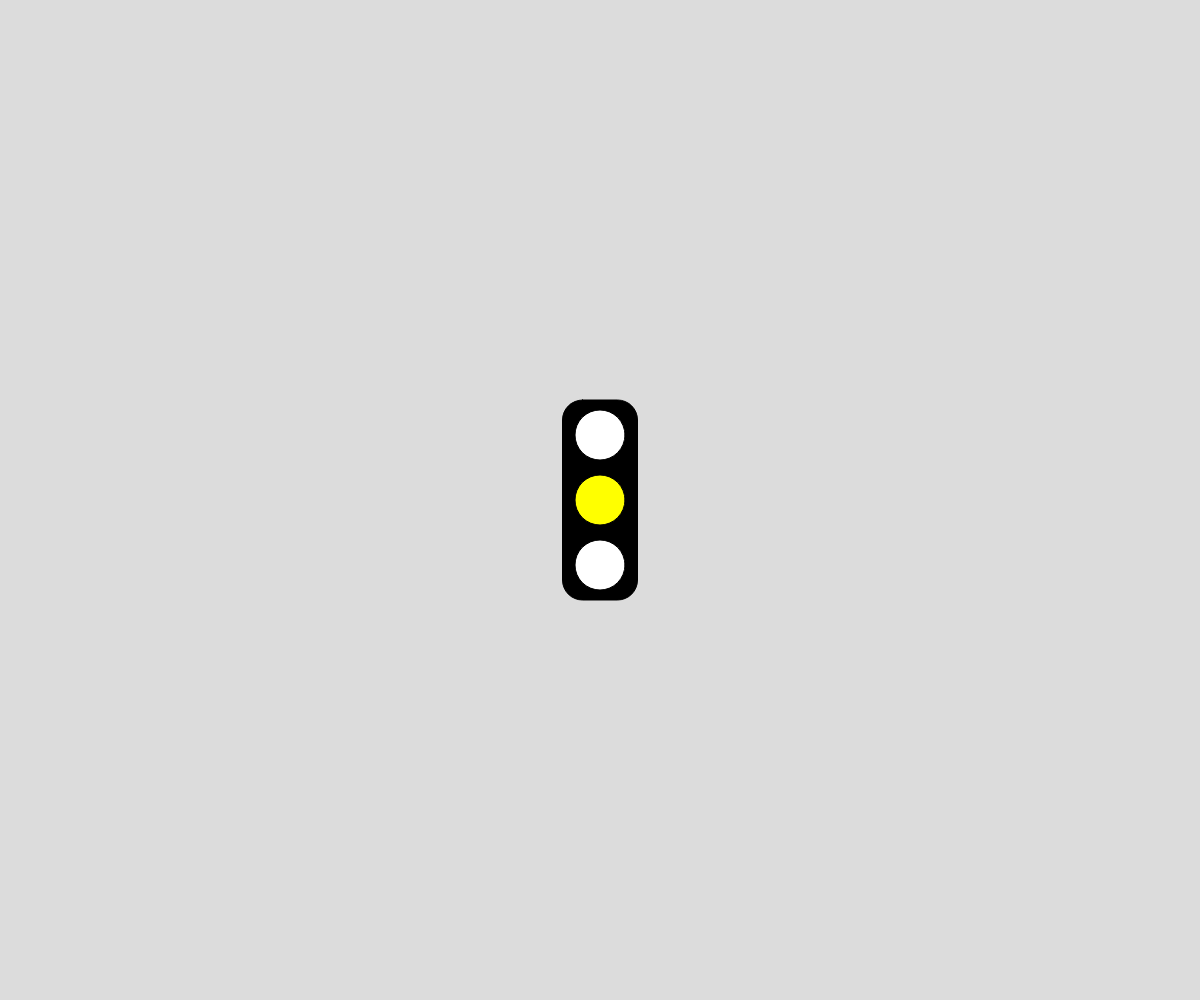
Frame 1 (no input)
Frame 60 (no input): identical to frame 1, image omitted
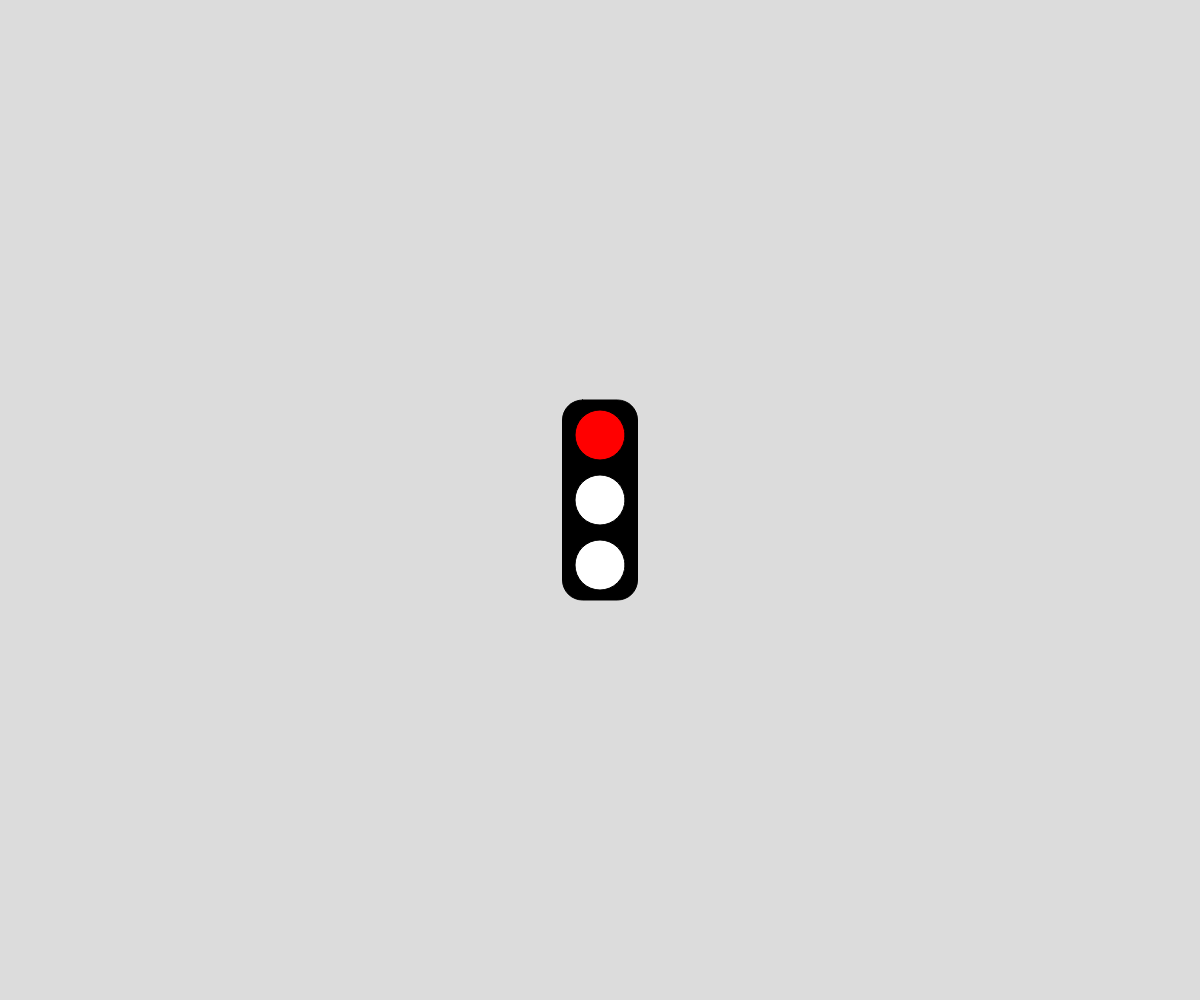
Frame 120 (the mouse pressed at the canvas centre since frame 60)

The p5.js sketch that drew these frames (run headless with seeded random() and noise() and a simulated clock; from frame 60 on, the mouse is pressed at the canvas centre):

// p5.js sketch
// ── sketch.js
// Traffic Light
// Darren Koshinsky
// 23/9/2020

let state;
let yellowTime = 1000;
let redTime = 2000;
let greenTime = 2000;
let lastColourTime = 0;

function setup() {
  createCanvas(windowWidth, windowHeight);
  state = "yellow";
}

function draw() {
  background(220);
  drawOutlineOfLights();
  switchColours();
}

function drawOutlineOfLights() {
  // box
  rectMode(CENTER);
  fill("black");
  rect(width/2, height/2, 75, 200, 20);
  // lights
  if (state === "red") { // top colour
    fill("red");
  }
  else {
    fill("white");
  }
  circle(width/2, height/2 - 65, 50); // top
  
  if (state === "yellow") { // middle colour
    fill("yellow");
  }
  else {
    fill("white");
  } 
  circle(width/2, height/2, 50); // middle
  
  if (state === "green") { //bottom colour
    fill("green");
  }
  else {
    fill("white");
  }
  circle(width/2, height/2 + 65, 50); // bottom

}

function switchColours() {
  if (millis() >  lastColourTime + yellowTime && state === "yellow") {
    lastColourTime = millis();
    state = "red";
  }
  else if( millis() >  lastColourTime + redTime && state === "red") {
    lastColourTime = millis();
    state = "green";
  }
  else if (millis() >  lastColourTime + greenTime && state === "green") {
    lastColourTime = millis();
    state = "yellow";
  }
}
